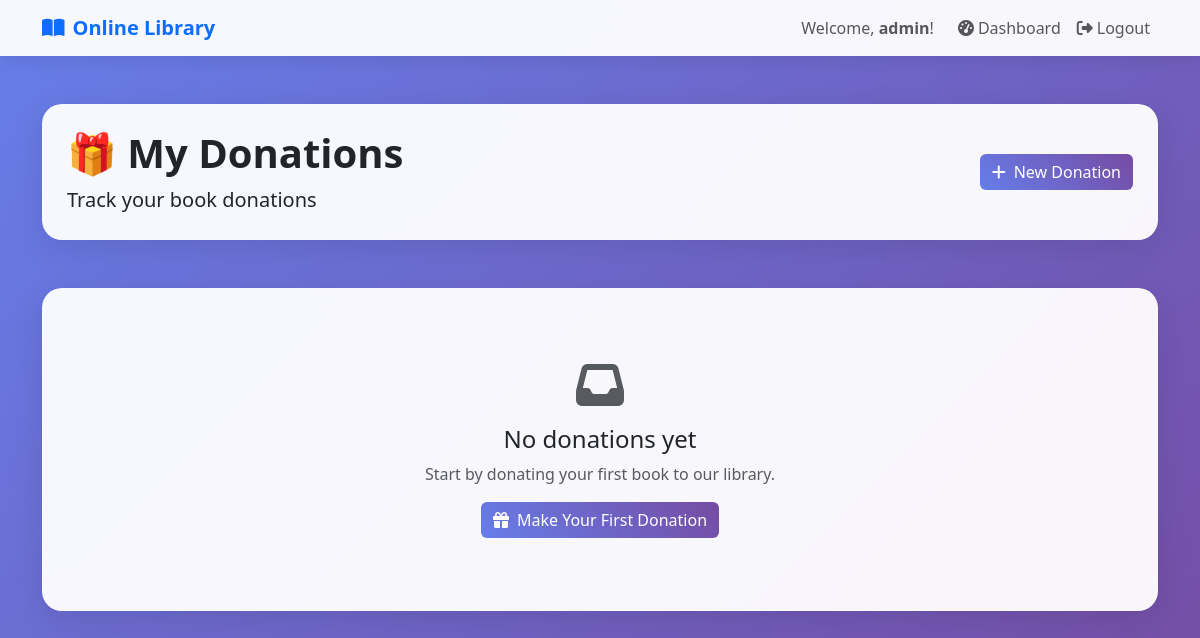
The app's page /donations/ (signed in), older data.
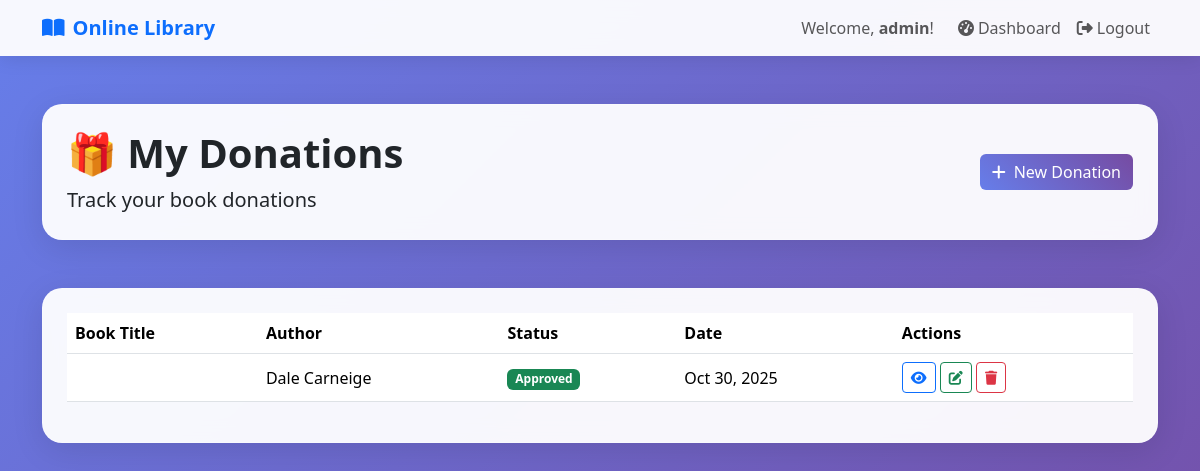
The same page, newer data.
### catalog/models.py (models this page shows, shortened)
class Donation(models.Model):
    STATUS_CHOICES = (
        ('pending', 'Pending'),
        ('approved', 'Approved'),
        ('rejected', 'Rejected'),
    )
    user = models.ForeignKey(settings.AUTH_USER_MODEL, on_delete=models.CASCADE)
    book_title = models.CharField(max_length=255)
    author = models.CharField(max_length=255)
    category = models.ForeignKey(Category, on_delete=models.SET_NULL, null=True, blank=True)
    condition = models.CharField(max_length=100, default="Good")
    description = models.TextField(blank=True, null=True)
    status = models.CharField(max_length=10, choices=STATUS_CHOICES, default='pending')
    created_at = models.DateTimeField(auto_now_add=True)
    updated_at = models.DateTimeField(auto_now=True)

### catalog/views.py (the view)
# urls.py: path("donations/", views.donation_list, name="donation_list"),
@login_required
def donation_list(request):
    donations = Donation.objects.all() if request.user.is_superuser else Donation.objects.filter(user=request.user)
    return render(request, "catalog/donation_list.html", {"donations": donations})

### templates/catalog/donation_list.html (shortened to what this page needs)
{% extends "catalog/base.html" %}
{% block content %}
<div class="container py-5">
    <div class="row mb-5">
        <div class="col-12">
            <div class="glass-card p-4">
                <div class="row align-items-center">
                    <div class="col-md-8">
                        <h1 class="display-6 fw-bold mb-2">🎁 My Donations</h1>
                        <p class="lead mb-0">Track your book donations</p>
                    </div>
                    <div class="col-md-4 text-end">
                        <a href="{% url 'donate_book' %}" class="btn btn-gradient">
                            <i class="fas fa-plus me-2"></i>New Donation
                        </a>
                    </div>
                </div>
            </div>
        </div>
    </div>
    <div class="row">
        <div class="col-12">
            <div class="glass-card p-4">
                {% if donations %}
                <div class="table-responsive">
                    <table class="table table-hover align-middle">
                        <thead>
                            <tr>
                                <th>Book Title</th>
                                <th>Author</th>
                                <th>Status</th>
                                <th>Date</th>
                                <th>Actions</th>
                            </tr>
                        </thead>
                        <tbody>
                            {% for donation in donations %}
                            <tr>
                                <td class="fw-semibold">{{ donation.title }}</td>
                                <td>{{ donation.author }}</td>
                                <td>
                                    <span class="badge bg-{% if donation.status == 'approved' %}success{% elif donation.status == 'rejected' %}danger{% else %}warning{% endif %}">
                                        {{ donation.status|title }}
                                    </span>
                                </td>
                                <td>{{ donation.created_at|date:"M d, Y" }}</td>
                                <td>
                                    <a href="{% url 'donation_detail' donation.id %}" class="btn btn-sm btn-outline-primary">
                                        <i class="fas fa-eye"></i>
                                    </a>
                                    <a href="{% url 'edit_donation' donation.id %}" class="btn btn-sm btn-outline-success">
                                        <i class="fas fa-edit"></i>
                                    </a>
                                    <a href="{% url 'delete_donation' donation.id %}" class="btn btn-sm btn-outline-danger">
                                        <i class="fas fa-trash"></i>
                                    </a>
                                </td>
                            </tr>
                            {% endfor %}
                        </tbody>
                    </table>
                </div>
                {% else %}
                <div class="text-center py-5">
                    <i class="fas fa-inbox fa-3x text-muted mb-3"></i>
                    <h4>No donations yet</h4>
                    <p class="text-muted">Start by donating your first book to our library.</p>
                    <a href="{% url 'donate_book' %}" class="btn btn-gradient">
                        <i class="fas fa-gift me-2"></i>Make Your First Donation
                    </a>
                </div>
                {% endif %}
            </div>
        </div>
    </div>
</div>
{% endblock %}

Row changes from the older to the newer data that the page shows:
added Donation: author "Dale Carneige", status "Approved", created_at "Oct 30, 2025"
Text that changed along with them:
text no longer shown: "No donations yet Start by donating your first book to our library. Make Your First Donation"
text now shown: "Book Title Author Status Date Actions"
